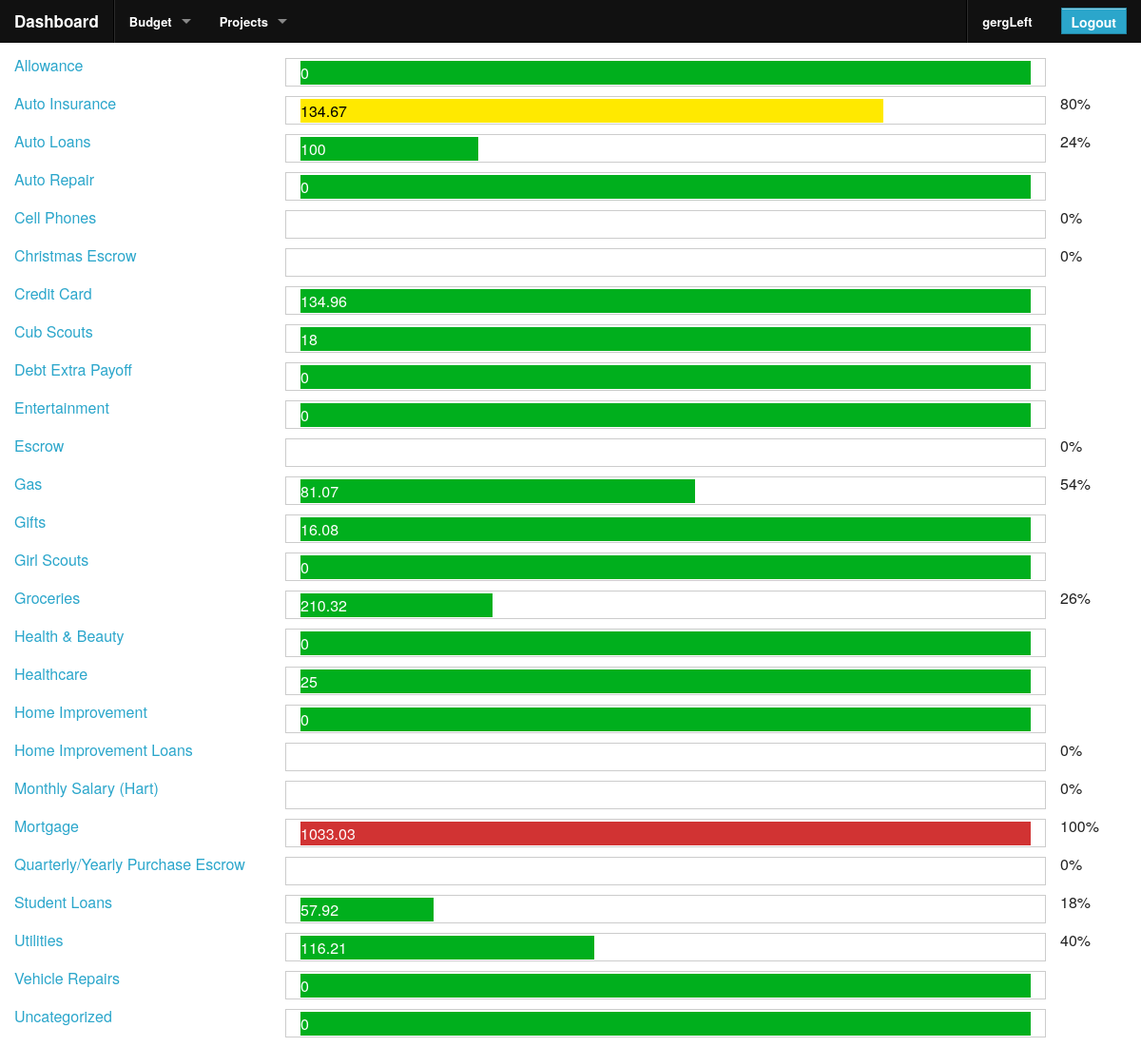
Page /site-sections/budget/index.php (signed in) on the committed database.
### tables this page shows
CREATE TABLE `authorized_users` (
  `user_id` int(11) NOT NULL AUTO_INCREMENT,
  `username` varchar(45) DEFAULT NULL,
  `password` varchar(255) DEFAULT NULL,
  `last_login` datetime DEFAULT NULL,
  `create_date` datetime DEFAULT NULL,
  PRIMARY KEY (`user_id`),
  UNIQUE KEY `username_UNIQUE` (`username`)
);

CREATE TABLE `budget_categories` (
  `id` int(10) unsigned NOT NULL AUTO_INCREMENT,
  `name` varchar(50) NOT NULL,
  `type` varchar(10) NOT NULL,
  `value` double DEFAULT '0',
  `allow_carryOver` bit(1) DEFAULT b'0',
  `tax_deductible` bit(1) DEFAULT b'0',
  PRIMARY KEY (`id`)
);

### includes/functions_helperFunctions.php (called while the page is built, shortened)
<?php
function isExternalPage($page) {
	switch($page) {
		default:
			return false;
			break;
	}
}
?>

### functions.php (called while the page is built, shortened)
<?php
include 'includes/db_sql.phpclass.inc';
include 'includes/functions_helperFunctions.php';
include 'includes/membership_info.phpclass.inc';
include 'includes/budget_category.phpclass.inc';
include 'includes/ledger_item.phpclass.inc';
$loginProtectedPage = !isExternalPage($page_tag);
$currentUserInfo = new membership_info();
if (isset($_SESSION["user_id"])) {
  $currentUserInfo->setUserInfo($_SESSION["user_id"]);
}
$currentUser = $currentUserInfo->username;
?>

### includes/membership_info.phpclass.inc (called while the page is built, shortened)
<?php
class membership_info {
  public function setUserInfo($userId) {
    $db = new db_sql();
    $query =
      "SELECT
        *
      FROM
        authorized_users
      WHERE ";
    $query .= sprintf("user_id = '%s' ", $userId);
    $db->query($query);
    if ($db->next_record()) {
      $this->user_id = $db->f("user_id");
      if (isset($this->user_id)) {
        $this->username = $db->f("username");
      }
    }
  }
}
?>

### includes/db_sql.phpclass.inc (called while the page is built, shortened)
<?php
class db_sql {
	private $host;
	private $database;
	private $user;
	private $password;
	public $Record = array();
	private $Link_ID    = 0;
	private $Query_ID   = 0;
	public function __construct($database="") {
		switch ($database)
		{
			default:
			case 'center':
				$this->host = "localhost";
				$this->database = 'center_org';
				$this->user = 'center';
				$this->password = 'G&6j37dZQB4h$93x';
				break;
		}
	}
	function connect($database = "", $host = "", $user = "", $password = "") {
		if ($database == "")
			$database = $this->database;
		if ($host == "")
			$host = $this->host;
		if ($user == "")
			$user = $this->user;
		if ($password == "")
			$password = $this->password;
		if ($this->Link_ID == 0) {
			$this->Link_ID = mysql_connect($host, $user, $password, true, 2);
		}
		return $this->Link_ID;
	}
	public function query($Query_String) {
		$this->Query_ID = @mysql_query($Query_String,$this->Link_ID);
		return $this->Query_ID;
	}
	public function next_record() {
		$this->Record = @mysql_fetch_array($this->Query_ID);
		$stat = is_array($this->Record);
		return $stat;
	}
	function f($Name) {
		return stripslashes($this->Record[$Name]);
	}
}
?>

### includes/budget_category.phpclass.inc (called while the page is built, shortened)
<?php
class budget_category {
  public static function get_budget_categories() {
    $db = new db_sql();
    $query = "SELECT * FROM budget_categories";
    $query .= " ORDER BY name ASC";
    $db->query($query);
    $cats = array();
    while ($db->next_record()) {
      $cat = new budget_category();
      $cat->id = $db->f("id");
      $cat->name = $db->f("name");
      $cat->type = $db->f("type");
      $cat->value = abs($db->f("value"));
      $cat->allow_carryOver = $db->f("allow_carryOver");
      $cat->tax_deductible = $db->f("tax_deductible");
      $cats[$cat->id] = $cat;
    }
    $uncat = new budget_category();
    $uncat->id = 0;
    $uncat->name = "Uncategorized";
    $uncat->type = "Expense";
    $uncat->value = 0;
    $uncat->allow_carryOver = false;
    $uncat->tax_deductible = false;
    $cats[0] = $uncat;
    return $cats;
  }
  public static function getAllCategoryStateForMonth($date, $includePending = true) {
    $args = array(
        array(
          "field" => "date",
          "compare" => ">=",
          "value" => date("y-m-d 00:00:00", strtotime("first day of this month", strtotime($date)))
        ),
        array(
          "field" => "date",
          "compare" => "<=",
          "value" => date("y-m-d 23:59:59", strtotime("last day of this month", strtotime($date)))
        ),
    );
    if (!$includePending) {
      $args[] =
        array(
          "field" => "status",
          "compare" => "=",
          "value" => ledger_item::STATUS_CLEARED,
        );
    }
    return self::getAllCategoryState($args);
  }
  public static function getAllCategoryState($ledger_item_args = array()) {
    $all_cats = self::get_budget_categories();
    $all_ledgers = ledger_item::get_all_ledger_items($ledger_item_args);
	if ($all_ledgers !== false) {
		foreach ($all_ledgers as $ledger) {
    	  $all_cats[$ledger->category]->amount_used += abs($ledger->value);
		}
	}
    return $all_cats;
  }
}
?>

### includes/ledger_item.phpclass.inc (called while the page is built, shortened)
<?php
class ledger_item {
  public static function get_all_ledger_items($arr = array()) {
    $l = new ledger_item();
    $result = $l->getLedgerBy_criteria($arr);
    if (true === $result) {
      return array($l);
    } else {
      return $result;
    }
  }
  private function getLedgerBy_criteria($arr = array()) {
    $db = new db_sql();
    $query =
      "SELECT
        *
      FROM
        ledger_items
      WHERE ";
    if (!isset($arr["relation"])) {
      $arr["relation"] = "AND";
    }
    foreach ($arr as $a) {
      if (is_array($a)) {
        $query .= sprintf(" %s %s '%s' %s ", $a["field"], $a["compare"], $a["value"], $arr["relation"]);
      }
    }
    $query .= " 1 = 1";
    $db->query($query);
    $return_arr = array();
    while ($db->next_record()) {
      $item = new ledger_item();
      $item->id = $db->f("id");
      $item->type = $db->f("type");
      $item->status = $db->f("status");
      $item->company = $db->f("company");
      $item->note = $db->f("note");
      $item->category = $db->f("category");
      $item->value = $db->f("value");
      $item->date = date('m/d/y', strtotime($db->f("date")));
      $item->time = date('H:i:s', strtotime($db->f("date")));
      $return_arr[] = $item;
    }
    if (0 === sizeof($return_arr)) {
      return false;
    } else {
      return $return_arr;
    }
  }
}
?>

### site-sections/budget/index.php (the view, shortened to what this page needs)
<?php
  $page_tag = 'budget';
  include 'functions.php';
?>
<?php include 'components/global/header.php'; ?>
<?php
  $category = budget_category::getAllCategoryStateForMonth(date("m/d/y"), false);
?>
<?php foreach ($category as $cat) : ?>
  <div class="row">
    <div class="columns small-3">
      <a href="./category_detail.php?c=<?php echo $cat->id ?>"><?php echo $cat->name ?></a>
    </div>
    <div class="columns small-8 progress">
      <?php
        if ($cat->value > 0) {
          $catPercent = $cat->amount_used / $cat->value * 100;
        } else {
          $catPercent = 100;
        }
        if ($catPercent < 75 || $cat->value === 0) {
          $budget_usage_cat = "budget_okay";
        } else if ($catPercent < 90) {
          $budget_usage_cat = "budget_caution";
        } else if ($catPercent < 100) {
          $budget_usage_cat = "budget_danger";
        } else {
          $budget_usage_cat = "budget_over";
        }
      ?>
      <div class="used <?php echo $budget_usage_cat; ?>" style="width: <?php echo $catPercent; ?>%"><?php echo $cat->amount_used; ?></div>
    </div>
    <div class="columns small-1">
      <?php if ($cat->value > 0) : ?>
      <?php echo sprintf("%01.0f%%", $cat->amount_used / $cat->value * 100) ?>
      <?php else: ?>&nbsp;<?php endif; ?>
    </div>
  </div>
<?php endforeach; ?>
<?php include "components/global/footer.php"; ?>

### components/global/header_menu.php (shortened to what this page needs)
<?php if ($loginProtectedPage) : ?>
<form method="POST">
	<div>
		<LoggedInTemplate>
	    <nav class="top-bar">
	      <ul class="title-area">
	        <li class="name">
	          <h1><a href="/dashboard.php">Dashboard</a></h1>
	        </li>
	      </ul>
	      <section class="top-bar-section">
            <?php
              $sections[] = array (
                "title" => "Budget",
                "actions" => array(
                  array(
                    "title" => "Budget Dashboard",
                    "url" => "/site-sections/budget/index.php"
                  ),
                  array(
                    "title" => "View Ledger",
                    "url" => "/site-sections/budget/view_ledger.php"
                  ),
                  array(
                    "title" => "Create Expense Category",
                    "url" => "/site-sections/budget/create_expense_category.php"
                  ),
                  array(
                    "title" => "Create Income Category",
                    "url" => "/site-sections/budget/create_income_category.php"
                  ),
                  array(
                    "title" => "Create Ledger Item",
                    "url" => "/site-sections/budget/create_ledger_item.php"
                  ),
                  array(
                    "title" => "Import Ledger Items",
                    "url" => "/site-sections/budget/import_ledger_items.php"
                  )
                )
              );
              $sections[] = array (
                "title" => "Projects",
                "actions" => array(
                  array(
                    "title" => "Project Dashboard",
                    "url" => "/site-sections/projects/index.php"
                  ),
                  array(
                    "title" => "Create Project",
                    "url" => "/site-sections/projects/create_project.php"
                  ),
                )
              );
            ?>
	        <ul class="middle">
	          <li class="divider"></li>
              <?php foreach ($sections as $s) : ?>
              <li class="has-dropdown"><a href="#"><?php echo $s["title"]; ?></a>
              </li>
              <?php endforeach; ?>
            </ul>
	        <ul class="right">
	          <li class="divider"></li>
	          <li>
                <a href="profile.php"><?php echo $currentUser; ?></a>
	          </li>
              <li class="has-form">
                <input type="submit" class="button" value="Logout" id="btnLogout" name="btnLogout" />
              </li>
            </ul>
          </section>
        </nav>
	  </LoggedInTemplate>
	</div>
</form>
<?php endif; ?>

### stylesheets/layout.css (style rules this page uses)
.progress { height: 30px; }
.progress .used { padding: 5px 0px; height: 25px; background-color: green; color: white; clear: both; }
.progress .used.budget_okay { background-color: #00af1d; color: white; }
.progress .used.budget_caution { background-color: #ffe900; color: black; }
.progress .used.budget_over { background-color: #d13333 ; color: white; max-width: 100%; }

### stylesheets/grid-5.css (style rules this page uses)
.row:before, .row:after { content: " "; display: table; }
.row:after { clear: both; }
.column, .columns { padding-left: 0.9375em; padding-right: 0.9375em; width: 100%; float: left; position: relative; }
@media only screen { .small-1 { width: 8.33333%; } }
@media only screen { .small-3 { width: 25%; } }
@media only screen { .small-8 { width: 66.66667%; } }

### rows in the picture
authorized_users: username "gergLeft"
budget_categories: name "Allowance", $catPercent 100 (drawn), amount_used "0"
budget_categories: name "Auto Insurance", amount_used "134.67", $cat->amount_used/$cat->value*100 "80"
budget_categories: name "Auto Loans", amount_used "100", $cat->amount_used/$cat->value*100 "24"
budget_categories: name "Auto Repair", $catPercent 100 (drawn), amount_used "0"
budget_categories: name "Cell Phones", $cat->amount_used/$cat->value*100 "0"
budget_categories: name "Christmas Escrow", $cat->amount_used/$cat->value*100 "0"
budget_categories: name "Credit Card", $catPercent 100 (drawn), amount_used "134.96"
budget_categories: name "Cub Scouts", $catPercent 100 (drawn), amount_used "18"
budget_categories: name "Debt Extra Payoff", $catPercent 100 (drawn), amount_used "0"
budget_categories: name "Entertainment", $catPercent 100 (drawn), amount_used "0"
budget_categories: name "Escrow", $cat->amount_used/$cat->value*100 "0"
budget_categories: name "Gas", amount_used "81.07", $cat->amount_used/$cat->value*100 "54"
budget_categories: name "Gifts", $catPercent 100 (drawn), amount_used "16.08"
budget_categories: name "Girl Scouts", $catPercent 100 (drawn), amount_used "0"
budget_categories: name "Groceries", amount_used "210.32", $cat->amount_used/$cat->value*100 "26"
budget_categories: name "Health & Beauty", $catPercent 100 (drawn), amount_used "0"
budget_categories: name "Healthcare", $catPercent 100 (drawn), amount_used "25"
budget_categories: name "Home Improvement", $catPercent 100 (drawn), amount_used "0"
budget_categories: name "Home Improvement Loans", $cat->amount_used/$cat->value*100 "0"
budget_categories: name "Monthly Salary (Hart)", $cat->amount_used/$cat->value*100 "0"
budget_categories: name "Mortgage", value "1033.03", $cat->amount_used/$cat->value*100 "100"
budget_categories: name "Quarterly/Yearly Purchase Escrow", $cat->amount_used/$cat->value*100 "0"
budget_categories: name "Student Loans", amount_used "57.92", $cat->amount_used/$cat->value*100 "18"
budget_categories: name "Utilities", amount_used "116.21", $cat->amount_used/$cat->value*100 "40"
budget_categories: name "Vehicle Repairs", value "0"

### other values in the picture
$s["title"] "Budget"
$s["title"] "Projects"
$cat->name "Uncategorized"
$cat->amount_used "0"
